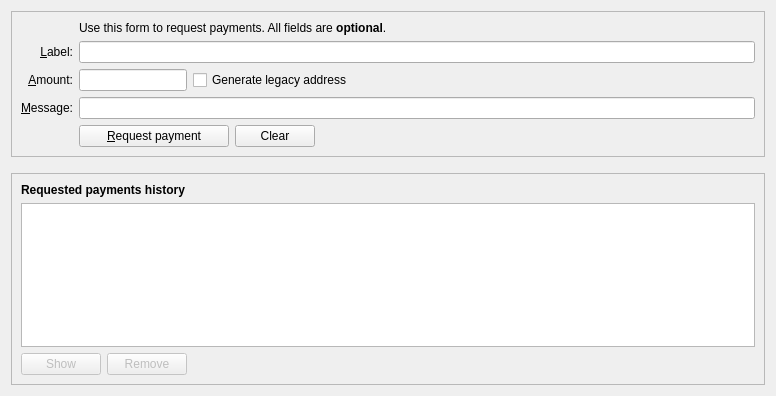
<?xml version="1.0" encoding="UTF-8"?>
<ui version="4.0">
 <class>ReceiveCoinsDialog</class>
 <widget class="QWidget" name="ReceiveCoinsDialog">
  <property name="geometry">
   <rect>
    <x>0</x>
    <y>0</y>
    <width>776</width>
    <height>396</height>
   </rect>
  </property>
  <layout class="QVBoxLayout" name="verticalLayout" stretch="0,0,1">
   <item>
    <widget class="QFrame" name="frame2">
     <property name="sizePolicy">
      <sizepolicy hsizetype="Preferred" vsizetype="Expanding">
       <horstretch>0</horstretch>
       <verstretch>0</verstretch>
      </sizepolicy>
     </property>
     <property name="frameShape">
      <enum>QFrame::StyledPanel</enum>
     </property>
     <property name="frameShadow">
      <enum>QFrame::Sunken</enum>
     </property>
     <layout class="QVBoxLayout" name="verticalLayout_3">
      <item>
       <layout class="QGridLayout" name="gridLayout">
        <item row="5" column="0">
         <widget class="QLabel" name="label">
          <property name="toolTip">
           <string>An optional amount to request. Leave this empty or zero to not request a specific amount.</string>
          </property>
          <property name="text">
           <string>&amp;Amount:</string>
          </property>
          <property name="alignment">
           <set>Qt::AlignRight|Qt::AlignTrailing|Qt::AlignVCenter</set>
          </property>
          <property name="buddy">
           <cstring>reqAmount</cstring>
          </property>
         </widget>
        </item>
        <item row="6" column="0">
         <widget class="QLabel" name="label_3">
          <property name="toolTip">
           <string>An optional message to attach to the payment request, which will be displayed when the request is opened. Note: The message will not be sent with the payment over the Auroracoin network.</string>
          </property>
          <property name="text">
           <string>&amp;Message:</string>
          </property>
          <property name="alignment">
           <set>Qt::AlignRight|Qt::AlignTrailing|Qt::AlignVCenter</set>
          </property>
          <property name="buddy">
           <cstring>reqMessage</cstring>
          </property>
         </widget>
        </item>
        <item row="4" column="2">
         <widget class="QLineEdit" name="reqLabel">
          <property name="toolTip">
           <string>An optional label to associate with the new receiving address.</string>
          </property>
         </widget>
        </item>
        <item row="2" column="2">
         <widget class="QLabel" name="label_5">
          <property name="text">
           <string>Use this form to request payments. All fields are &lt;b&gt;optional&lt;/b&gt;.</string>
          </property>
         </widget>
        </item>
        <item row="4" column="0">
         <widget class="QLabel" name="label_2">
          <property name="toolTip">
           <string>An optional label to associate with the new receiving address.</string>
          </property>
          <property name="text">
           <string>&amp;Label:</string>
          </property>
          <property name="alignment">
           <set>Qt::AlignRight|Qt::AlignTrailing|Qt::AlignVCenter</set>
          </property>
          <property name="buddy">
           <cstring>reqLabel</cstring>
          </property>
         </widget>
        </item>
        <item row="6" column="2">
         <widget class="QLineEdit" name="reqMessage">
          <property name="toolTip">
           <string>An optional message to attach to the payment request, which will be displayed when the request is opened. Note: The message will not be sent with the payment over the Auroracoin network.</string>
          </property>
         </widget>
        </item>
        <item row="7" column="2">
         <layout class="QHBoxLayout" name="horizontalLayout">
          <item>
           <widget class="QPushButton" name="receiveButton">
            <property name="minimumSize">
             <size>
              <width>150</width>
              <height>0</height>
             </size>
            </property>
            <property name="text">
             <string>&amp;Request payment</string>
            </property>
            <property name="icon">
             <iconset resource="../auroracoin.qrc">
              <normaloff>:/icons/receiving_addresses</normaloff>:/icons/receiving_addresses</iconset>
            </property>
           </widget>
          </item>
          <item>
           <widget class="QPushButton" name="clearButton">
            <property name="sizePolicy">
             <sizepolicy hsizetype="Minimum" vsizetype="Fixed">
              <horstretch>0</horstretch>
              <verstretch>0</verstretch>
             </sizepolicy>
            </property>
            <property name="toolTip">
             <string>Clear all fields of the form.</string>
            </property>
            <property name="text">
             <string>Clear</string>
            </property>
            <property name="icon">
             <iconset resource="../auroracoin.qrc">
              <normaloff>:/icons/remove</normaloff>:/icons/remove</iconset>
            </property>
            <property name="autoDefault">
             <bool>false</bool>
            </property>
           </widget>
          </item>
          <item>
           <spacer name="horizontalSpacer">
            <property name="orientation">
             <enum>Qt::Horizontal</enum>
            </property>
            <property name="sizeHint" stdset="0">
             <size>
              <width>40</width>
              <height>20</height>
             </size>
            </property>
           </spacer>
          </item>
         </layout>
        </item>
        <item row="7" column="0">
         <widget class="QLabel" name="label_7">
          <property name="text">
           <string/>
          </property>
         </widget>
        </item>
        <item row="5" column="2">
         <layout class="QHBoxLayout" name="horizontalLayout_6">
          <item>
           <widget class="AuroracoinAmountField" name="reqAmount">
            <property name="sizePolicy">
             <sizepolicy hsizetype="Fixed" vsizetype="Fixed">
              <horstretch>0</horstretch>
              <verstretch>0</verstretch>
             </sizepolicy>
            </property>
            <property name="minimumSize">
             <size>
              <width>80</width>
              <height>0</height>
             </size>
            </property>
            <property name="maximumSize">
             <size>
              <width>1000</width>
              <height>100</height>
             </size>
            </property>
            <property name="toolTip">
             <string>An optional amount to request. Leave this empty or zero to not request a specific amount.</string>
            </property>
           </widget>
          </item>
          <item>
           <widget class="QCheckBox" name="useLegacyAddress">
            <property name="sizePolicy">
             <sizepolicy hsizetype="Fixed" vsizetype="Fixed">
              <horstretch>0</horstretch>
              <verstretch>0</verstretch>
             </sizepolicy>
            </property>
            <property name="maximumSize">
             <size>
              <width>1000</width>
              <height>16777215</height>
             </size>
            </property>
            <property name="focusPolicy">
             <enum>Qt::StrongFocus</enum>
            </property>
            <property name="toolTip">
             <string>Native segwit addresses (aka Bech32 or BIP-173) reduce your transaction fees later on and offer better protection against typos, but old wallets don't support them. When checked, an address compatible with older wallets will be created instead.</string>
            </property>
            <property name="text">
             <string>Generate legacy address</string>
            </property>
           </widget>
          </item>
          <item>
           <spacer name="horizontalSpacer_3">
            <property name="orientation">
             <enum>Qt::Horizontal</enum>
            </property>
            <property name="sizeHint" stdset="0">
             <size>
              <width>0</width>
              <height>0</height>
             </size>
            </property>
           </spacer>
          </item>
         </layout>
        </item>
       </layout>
      </item>
     </layout>
    </widget>
   </item>
   <item>
    <spacer name="verticalSpacer_2">
     <property name="orientation">
      <enum>Qt::Vertical</enum>
     </property>
     <property name="sizeHint" stdset="0">
      <size>
       <width>20</width>
       <height>10</height>
      </size>
     </property>
    </spacer>
   </item>
   <item>
    <widget class="QFrame" name="frame">
     <property name="sizePolicy">
      <sizepolicy hsizetype="Preferred" vsizetype="Expanding">
       <horstretch>0</horstretch>
       <verstretch>0</verstretch>
      </sizepolicy>
     </property>
     <property name="frameShape">
      <enum>QFrame::StyledPanel</enum>
     </property>
     <property name="frameShadow">
      <enum>QFrame::Raised</enum>
     </property>
     <layout class="QVBoxLayout" name="verticalLayout_2">
      <item>
       <widget class="QLabel" name="label_6">
        <property name="font">
         <font>
          <weight>75</weight>
          <bold>true</bold>
         </font>
        </property>
        <property name="text">
         <string>Requested payments history</string>
        </property>
       </widget>
      </item>
      <item>
       <widget class="QTableView" name="recentRequestsView">
        <property name="contextMenuPolicy">
         <enum>Qt::CustomContextMenu</enum>
        </property>
        <property name="tabKeyNavigation">
         <bool>false</bool>
        </property>
        <property name="sortingEnabled">
         <bool>true</bool>
        </property>
       </widget>
      </item>
      <item>
       <layout class="QHBoxLayout" name="horizontalLayout_2">
        <item>
         <widget class="QPushButton" name="showRequestButton">
          <property name="enabled">
           <bool>false</bool>
          </property>
          <property name="toolTip">
           <string>Show the selected request (does the same as double clicking an entry)</string>
          </property>
          <property name="text">
           <string>Show</string>
          </property>
          <property name="icon">
           <iconset resource="../auroracoin.qrc">
            <normaloff>:/icons/edit</normaloff>:/icons/edit</iconset>
          </property>
          <property name="autoDefault">
           <bool>false</bool>
          </property>
         </widget>
        </item>
        <item>
         <widget class="QPushButton" name="removeRequestButton">
          <property name="enabled">
           <bool>false</bool>
          </property>
          <property name="toolTip">
           <string>Remove the selected entries from the list</string>
          </property>
          <property name="text">
           <string>Remove</string>
          </property>
          <property name="icon">
           <iconset resource="../auroracoin.qrc">
            <normaloff>:/icons/remove</normaloff>:/icons/remove</iconset>
          </property>
          <property name="autoDefault">
           <bool>false</bool>
          </property>
         </widget>
        </item>
        <item>
         <spacer name="horizontalSpacer_2">
          <property name="orientation">
           <enum>Qt::Horizontal</enum>
          </property>
          <property name="sizeHint" stdset="0">
           <size>
            <width>40</width>
            <height>20</height>
           </size>
          </property>
         </spacer>
        </item>
       </layout>
      </item>
     </layout>
    </widget>
   </item>
  </layout>
 </widget>
 <customwidgets>
  <customwidget>
   <class>AuroracoinAmountField</class>
   <extends>QLineEdit</extends>
   <header>qt/auroracoinamountfield.h</header>
   <container>1</container>
  </customwidget>
 </customwidgets>
 <tabstops>
  <tabstop>reqLabel</tabstop>
  <tabstop>reqAmount</tabstop>
  <tabstop>useLegacyAddress</tabstop>
  <tabstop>reqMessage</tabstop>
  <tabstop>receiveButton</tabstop>
  <tabstop>clearButton</tabstop>
  <tabstop>recentRequestsView</tabstop>
  <tabstop>showRequestButton</tabstop>
  <tabstop>removeRequestButton</tabstop>
 </tabstops>
 <resources>
  <include location="../auroracoin.qrc"/>
 </resources>
 <connections/>
</ui>
